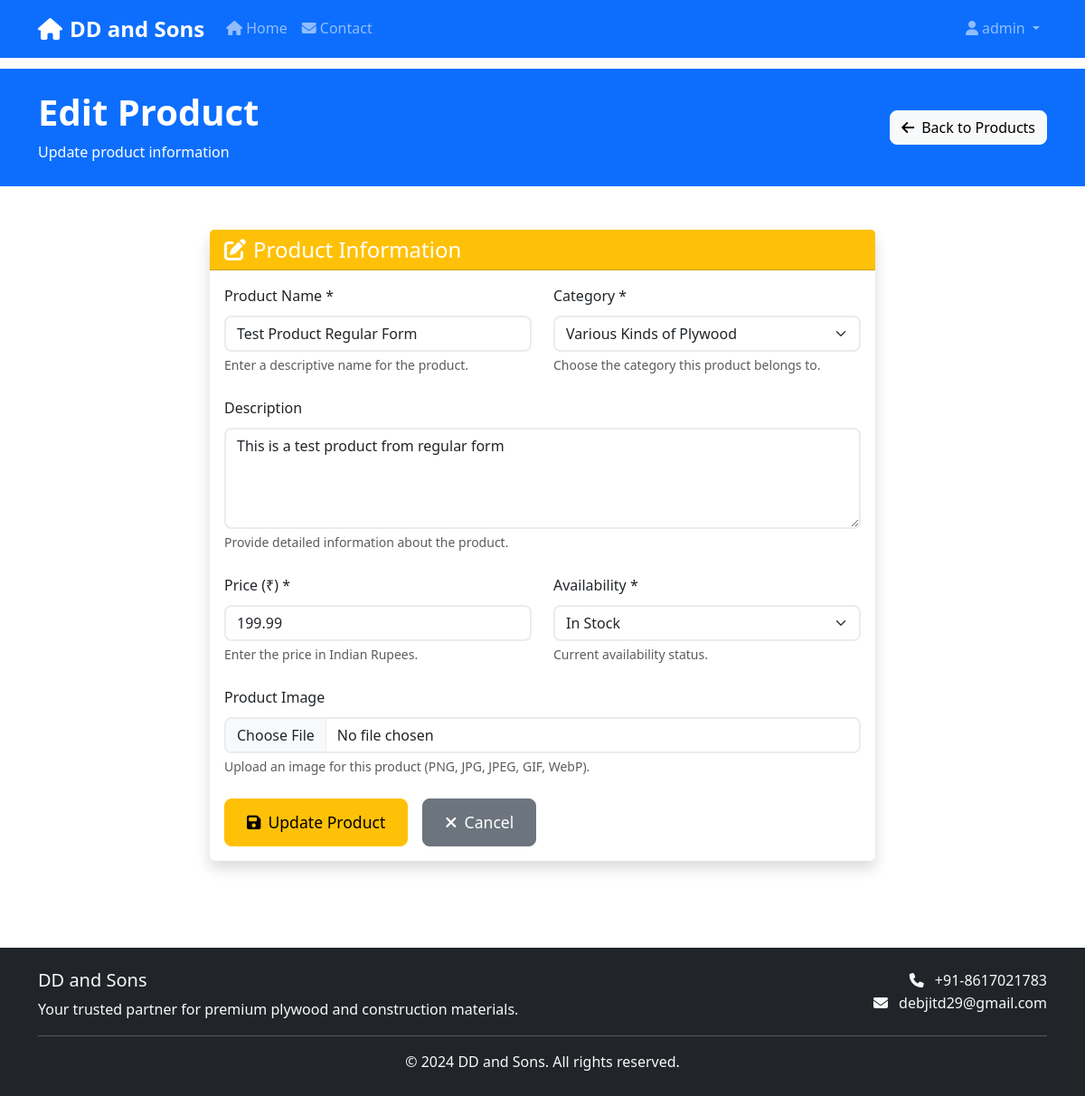
Before: /admin/products/edit/4 (signed in) with the older database file.
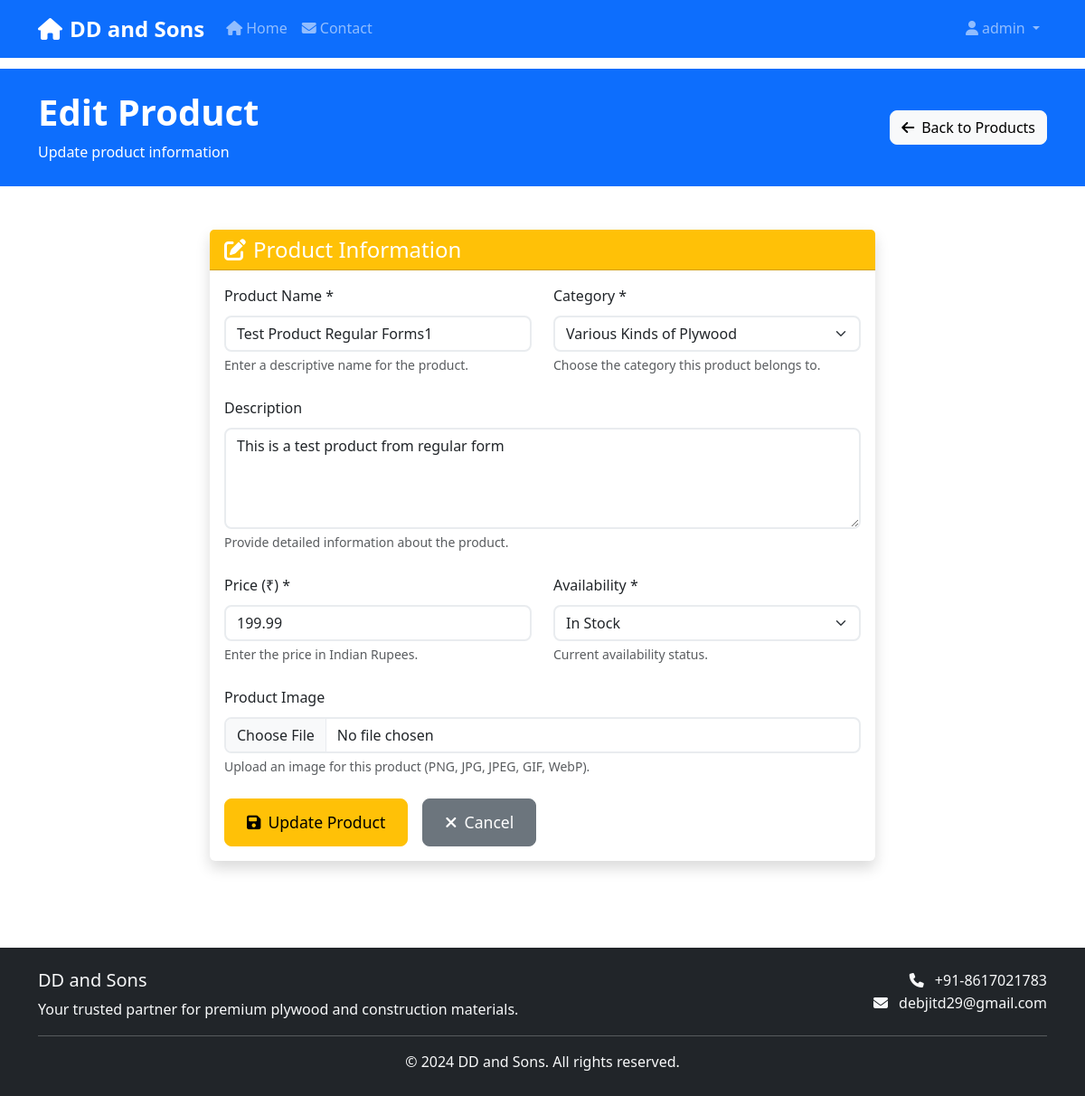
After: the same page with the newer database file.
### app.py (models this page shows)
class Product(db.Model):
    id = db.Column(db.Integer, primary_key=True)
    name = db.Column(db.String(200), nullable=False)
    description = db.Column(db.Text)
    price = db.Column(db.Float, nullable=False)
    availability = db.Column(db.String(50), default='In Stock')
    image = db.Column(db.String(200))
    pdf_catalog = db.Column(db.String(200))  # PDF file path
    pdf_pages = db.Column(db.Integer, default=0)  # Number of pages in PDF
    view_count = db.Column(db.Integer, default=0)  # Total view count
    qr_code = db.Column(db.Text)  # Base64 encoded QR code
    category_id = db.Column(db.Integer, db.ForeignKey('category.id'), nullable=False)
    created_at = db.Column(db.DateTime, default=datetime.utcnow)

class Category(db.Model):
    id = db.Column(db.Integer, primary_key=True)
    name = db.Column(db.String(100), nullable=False)
    description = db.Column(db.Text)
    image = db.Column(db.String(200))
    qr_code = db.Column(db.Text)  # Base64 encoded QR code
    created_at = db.Column(db.DateTime, default=datetime.utcnow)
    products = db.relationship('Product', backref='category', lazy=True, cascade='all, delete-orphan')

### app.py (the view, shortened to what this page needs)
@app.route('/admin/products/edit/<int:product_id>', methods=['GET', 'POST'])
@login_required
def edit_product(product_id):
    product = Product.query.get_or_404(product_id)
    categories = Category.query.all()
    return render_template('admin/edit_product.html', product=product, categories=categories)

### app.py (called while the page is built)
@app.before_request
def log_request_info():
    client_ip = get_client_ip()
    logger.info(f"Request: {request.method} {request.url} from IP: {client_ip}")

@app.after_request
def log_response_info(response):
    client_ip = get_client_ip()
    logger.info(f"Response: {response.status_code} for {request.method} {request.url} from IP: {client_ip}")
    return response

def get_client_ip():
    if request.headers.get('X-Forwarded-For'):
        return request.headers.get('X-Forwarded-For').split(',')[0].strip()
    elif request.headers.get('X-Real-IP'):
        return request.headers.get('X-Real-IP')
    else:
        return request.remote_addr

### templates/admin/edit_product.html (shortened to what the changed rows need)
{% extends "base.html" %}
{% block content %}
<section class="py-4 bg-primary text-white">
    <div class="container">
        <div class="row align-items-center">
            <div class="col-lg-8">
                <h1 class="display-6 fw-bold mb-2">Edit Product</h1>
            </div>
        </div>
    </div>
</section>
<section class="py-5">
    <div class="container">
        <div class="row justify-content-center">
            <div class="col-lg-8">
                <div class="card shadow">
                    <div class="card-body">
                        <form method="POST" enctype="multipart/form-data">
                            <div class="row">
                                <div class="col-md-6">
                                    <div class="mb-4">
                                        <label for="name" class="form-label">Product Name *</label>
                                        <input type="text" class="form-control" id="name" name="name" required
                                               value="{{ product.name }}">
                                        <div class="form-text">Enter a descriptive name for the product.</div>
                                    </div>
                                </div>
                                <div class="col-md-6">
                                    <div class="mb-4">
                                        <label for="category_id" class="form-label">Category *</label>
                                        <select class="form-select" id="category_id" name="category_id" required>
                                            {% for category in categories %}
                                            <option value="{{ category.id }}" {% if category.id == product.category_id %}selected{% endif %}>
                                                {{ category.name }}
                                            </option>
                                            {% endfor %}
                                        </select>
                                        <div class="form-text">Choose the category this product belongs to.</div>
                                    </div>
                                </div>
                            </div>
                            <div class="mb-4">
                                <label for="description" class="form-label">Description</label>
                                <textarea class="form-control" id="description" name="description" rows="4"
                                          placeholder="Describe the product features, specifications, and benefits...">{{ product.description or '' }}</textarea>
                                <div class="form-text">Provide detailed information about the product.</div>
                            </div>
                            <div class="row">
                                <div class="col-md-6">
                                    <div class="mb-4">
                                        <label for="price" class="form-label">Price (₹) *</label>
                                        <input type="number" class="form-control" id="price" name="price" required
                                               step="0.01" min="0" value="{{ product.price }}">
                                        <div class="form-text">Enter the price in Indian Rupees.</div>
                                    </div>
                                </div>
                                <div class="col-md-6">
                                    <div class="mb-4">
                                        <label for="availability" class="form-label">Availability *</label>
                                        <select class="form-select" id="availability" name="availability" required>
                                            <option value="In Stock" {% if product.availability == 'In Stock' %}selected{% endif %}>In Stock</option>
                                        </select>
                                        <div class="form-text">Current availability status.</div>
                                    </div>
                                </div>
                            </div>
                        </form>
                    </div>
                </div>
            </div>
        </div>
    </div>
</section>
{% endblock %}

Changed rows visible on the page:
changed Product "This is a test product from regular form": name "Test Product Regular Form" → "Test Product Regular Forms1"
